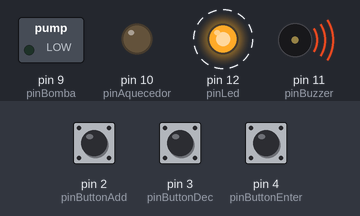
Recording of a sketch running on a simulated Arduino Uno, built with avr-gcc and run on an emulated ATmega328P. Shown: switched loads named in the sketch (green lamp = pin HIGH), output pins drawn as LEDs (lit = HIGH), buzzer (waves = sounding). Dashed ring = blinking. The test bench sets the inputs (shaded band); at power-on: pin 2 (pinButtonAdd) LOW, pin 3 (pinButtonDec) LOW, pin 4 (pinButtonEnter) LOW. What the sketch prints to the serial monitor is not drawn.

Above: at 0.12 s.
Timing chart, 0 to 3.0 s (numbered marks = the images above):
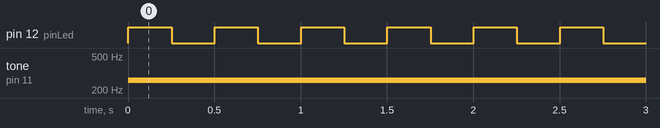

Measured:
- by itself, pin 12 (pinLed): alternates HIGH for 0.25 s and LOW for 0.25 s
- by itself, tone on pin 11 (pinBuzzer): silent → 261 Hz at 0.00 s

The sketch:

main.ino
```cpp
const int pinButtonAdd = 2;
const int pinButtonDec = 3;
const int pinButtonEnter = 4;
const int pinBomba = 9;
const int pinAquecedor = 10;
const int pinBuzzer = 11;
const int pinLed = 12;

const float timerStepAddDec = 5;
const int buzzerFrequency = 261;

bool settingTime = true;
bool timerRunning = false;
bool buzzing = false;
float setTime = 0; // Minutos
float currentTime = 0;
float prevTime = 0;
float deltaTime = 0;

String prevTimerOutput;

// fiz essa função para converter em hh:mm
String convertTime(float mins) {
  int minsInt = (int)ceil(mins);
  int hours = (minsInt / 60);
  int minutes = (minsInt - hours * 60);
  String str = "";
  str = str + hours + ":" + minutes;
  return str;
}

void setTimerLoop() {
  bool add = digitalRead(pinButtonAdd) == LOW;
  bool dec = digitalRead(pinButtonDec)== LOW;
  bool enter = digitalRead(pinButtonEnter) == LOW;

  if (add) {
    setTime += deltaTime * timerStepAddDec;
    setTime = min(setTime, 60*3); // Limita entre 0 Minutos - 3 horas
    Serial.println("Tempo setado: " + convertTime(setTime));
  }

  if (dec) {
    setTime -= deltaTime * timerStepAddDec;
    setTime = max(setTime, 0); // Limita entre 0 Minutos - 3 horas
    Serial.println("Tempo setado: " + convertTime(setTime));
  }

  if (enter) {
    settingTime = false;
    timerRunning = true;
    currentTime = setTime;

    digitalWrite(pinBomba, HIGH);
    digitalWrite(pinAquecedor, HIGH);
  }
}

// nn sei pq q continua a girar kkkkk

void timerLoop() {
  deltaTime *= 100.0; // Acelera essa parte da simulação para fins de teste

  currentTime -= deltaTime / 60.0;

  String currentTimeStr = convertTime(currentTime);
  String setTimeStr = convertTime(setTime);

  String currTimerOutput = "Tempo: " + setTimeStr + "|" + currentTimeStr;

  if (currTimerOutput != prevTimerOutput) {
    Serial.println(currTimerOutput);
    prevTimerOutput = currTimerOutput;
  }
}

void buzzLoop() {
  digitalWrite(pinLed, HIGH);
  delay(250);
  digitalWrite(pinLed, LOW);
  delay(250);
}

void setup() {
  Serial.begin(9600);
  pinMode(pinButtonAdd, INPUT);
  pinMode(pinButtonDec, INPUT);
  pinMode(pinButtonEnter, INPUT);
  pinMode(pinBomba, OUTPUT);
  pinMode(pinAquecedor, OUTPUT);
  pinMode(pinBuzzer, OUTPUT);
  pinMode(pinLed, OUTPUT);
}

void loop() {
  deltaTime = (millis() - prevTime) / 1000.0;
  prevTime = millis();

  if (settingTime) {
    setTimerLoop();
  }
  if (timerRunning) {
    timerLoop();
    if (currentTime <= 0.0) {
      timerRunning = false;
      buzzing = true;
      tone(pinBuzzer, buzzerFrequency);
      digitalWrite(pinBomba, LOW);
      digitalWrite(pinAquecedor, LOW);
    }
  }
  if (buzzing) {
    buzzLoop();
  }
}
```
